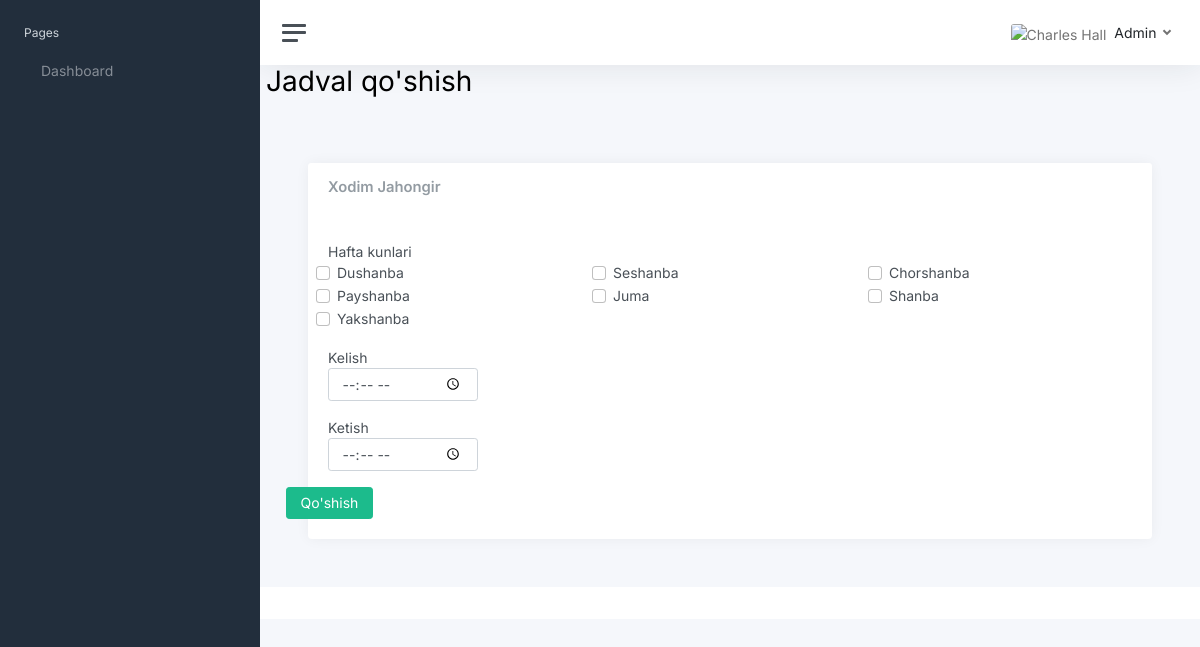
Page /employees/13/create-schedule/ on the committed database.
### apps/main/models.py (models this page shows, shortened)
class Employee(models.Model):
    name = models.CharField(max_length=200, blank=True, null=True)
    user_id = models.IntegerField(null=True, blank=True, unique=True)
    filial = models.ForeignKey(Filial, on_delete=models.CASCADE, null=True, blank=True)
    created_at = models.DateTimeField(auto_now_add=True)
    class Meta:
        verbose_name = "Xodim"
        verbose_name_plural = "Xodimlar"

### apps/superadmin/models.py (models this page shows)
class Weekday(models.Model):
    name = models.CharField(max_length=20, unique=True)
    name_en = models.CharField(max_length=20, unique=True, null=True, blank=True)
    def __str__(self):
        return self.name
    class Meta:
        verbose_name = "Hafta kuni"
        verbose_name_plural = "Hafta kunlari"

### apps/home/views.py (the view)
# urls.py: path('employees/<int:employee_id>/create-schedule/', views.create_schedule_for_employee, name='create_schedule_for_employee'),
def create_schedule_for_employee(request, employee_id):
    employee = get_object_or_404(Employee, id=employee_id)
    if request.method == 'POST':
        form = WorkScheduleForm(request.POST)
        if form.is_valid():
            schedule = form.save(commit=False)
            schedule.employee = employee
            schedule.save()
            form.save_m2m()  # ManyToMany uchun
            return redirect('employees')  # yoki boshqa sahifaga
    else:
        form = WorkScheduleForm()
    return render(request, 'home/user/workschedule/create_schedule_for_employee.html',
                  {'form': form, 'employee': employee})

### apps/main/forms.py
class WorkScheduleForm(forms.ModelForm):
    weekday = forms.ModelMultipleChoiceField(
        queryset=Weekday.objects.all(),
        widget=forms.CheckboxSelectMultiple(attrs={"class": "form-check-input"}),
    )
    start = forms.TimeField(
        widget=forms.TimeInput(attrs={"class": "form-control", "type": "time", "style": "width: 150px;"})
    )
    end = forms.TimeField(
        widget=forms.TimeInput(attrs={"class": "form-control", "type": "time", "style": "width: 150px;"})
    )
    class Meta:
        model = WorkSchedule
        fields = ['weekday', 'start', 'end']

### apps/templates/home/user/workschedule/create_schedule_for_employee.html (shortened to what this page needs)
{% extends "layouts/base.html" %}
{% load static %}
{% block body_class %} dashboard {% endblock body_class %}
{% block stylesheets %}
<link href="{% static 'css/app.css' %}" rel="stylesheet">
{% endblock stylesheets %}
{% block content %}
<div class="content-wrapper">
    <section class="content-header">
        <div class="container-fluid">
            <div class="row mb-2">
                <div class="col-sm-6">
                    <h1>Jadval qo'shish</h1>
                </div>
            </div>
        </div>
    </section>
    <section class="content">
        <div class="row">
            <div class="col-md-12">
                <div class="card card-primary">
                    <div class="card-header">
                        <h3 class="card-title">Xodim <b>{{ employee.name}}</b> </h3>
                    </div>
                    <div class="card-body">
                        <form role="form" method="post" action="" enctype="multipart/form-data">
                            <div class="form-group mb-3">
                                <label for="{{ form.weekday.id_for_label }}">Hafta kunlari</label>
                                <div class="row">
                                    {% for checkbox in form.weekday %}
                                        <div class="col-12 col-md-4 form-check">
                                            {{ checkbox.tag }}
                                            <label class="form-check-label" for="{{ checkbox.id_for_label }}">{{ checkbox.choice_label }}</label>
                                        </div>
                                    {% endfor %}
                                </div>
                            </div>
                            <div class="form-group mb-3">
                                <label for="{{ form.start.id_for_label }}">Kelish</label>
                                <div class="col-12 col-md-4">
                                    {{ form.start }}
                                </div>
                            </div>
                            <div class="form-group mb-3">
                                <label for="{{ form.end.id_for_label }}">Ketish</label>
                                <div class="col-12 col-md-4">
                                    {{ form.end }}
                                </div>
                            </div>
                            <div class="row mt-3">
                                <div class="col-1">
                                    <input type="submit" class="btn btn-success float-end" value="Qo'shish">
                                </div>
                            </div>
                        </form>
                    </div>
                </div>
            </div>
        </div>
    </section>
</div>
{% endblock content %}

### rows in the picture
Employee: name "Jahongir"
Weekday: choice_label "Dushanba"
Weekday: choice_label "Seshanba"
Weekday: choice_label "Chorshanba"
Weekday: choice_label "Payshanba"
Weekday: choice_label "Juma"
Weekday: choice_label "Shanba"
Weekday: choice_label "Yakshanba"
